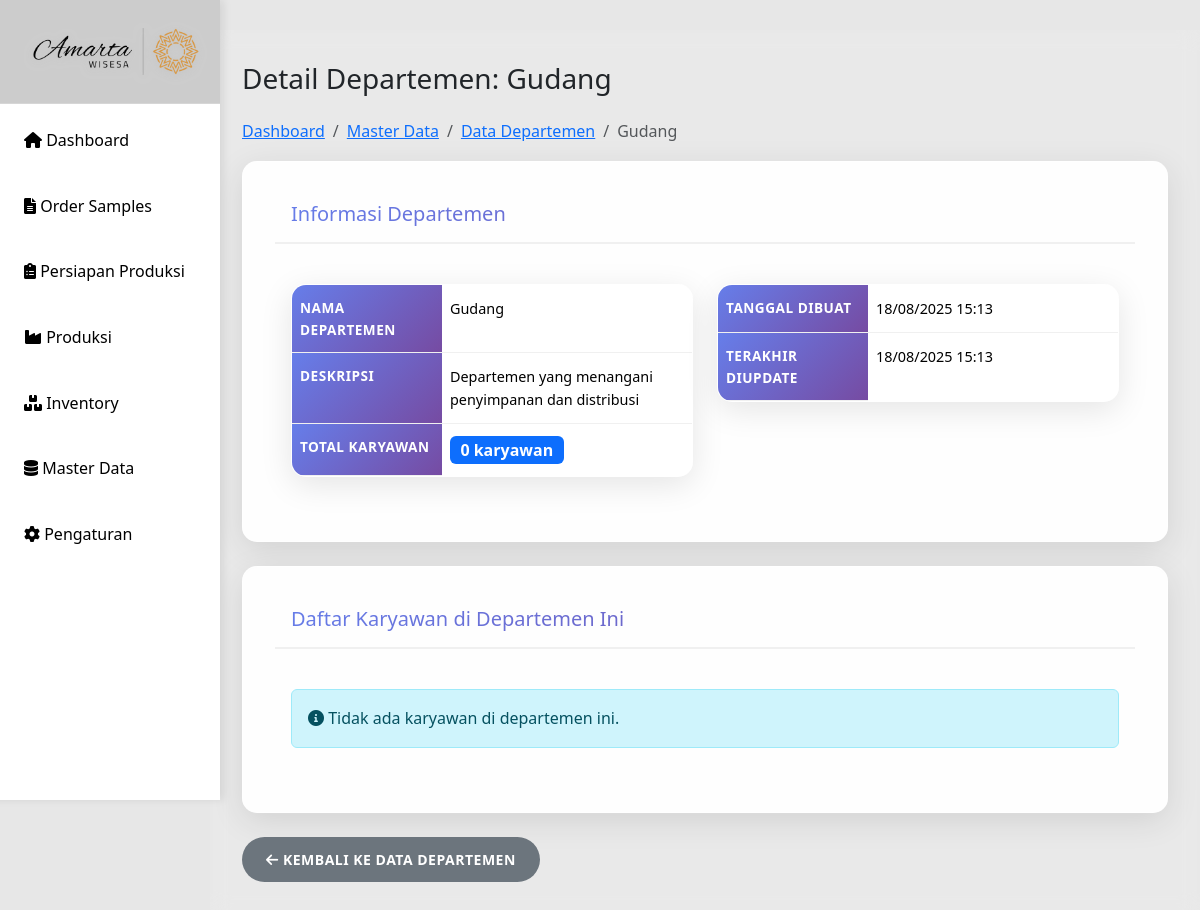
The app's page /detail-departemen.php?id=3, older data.
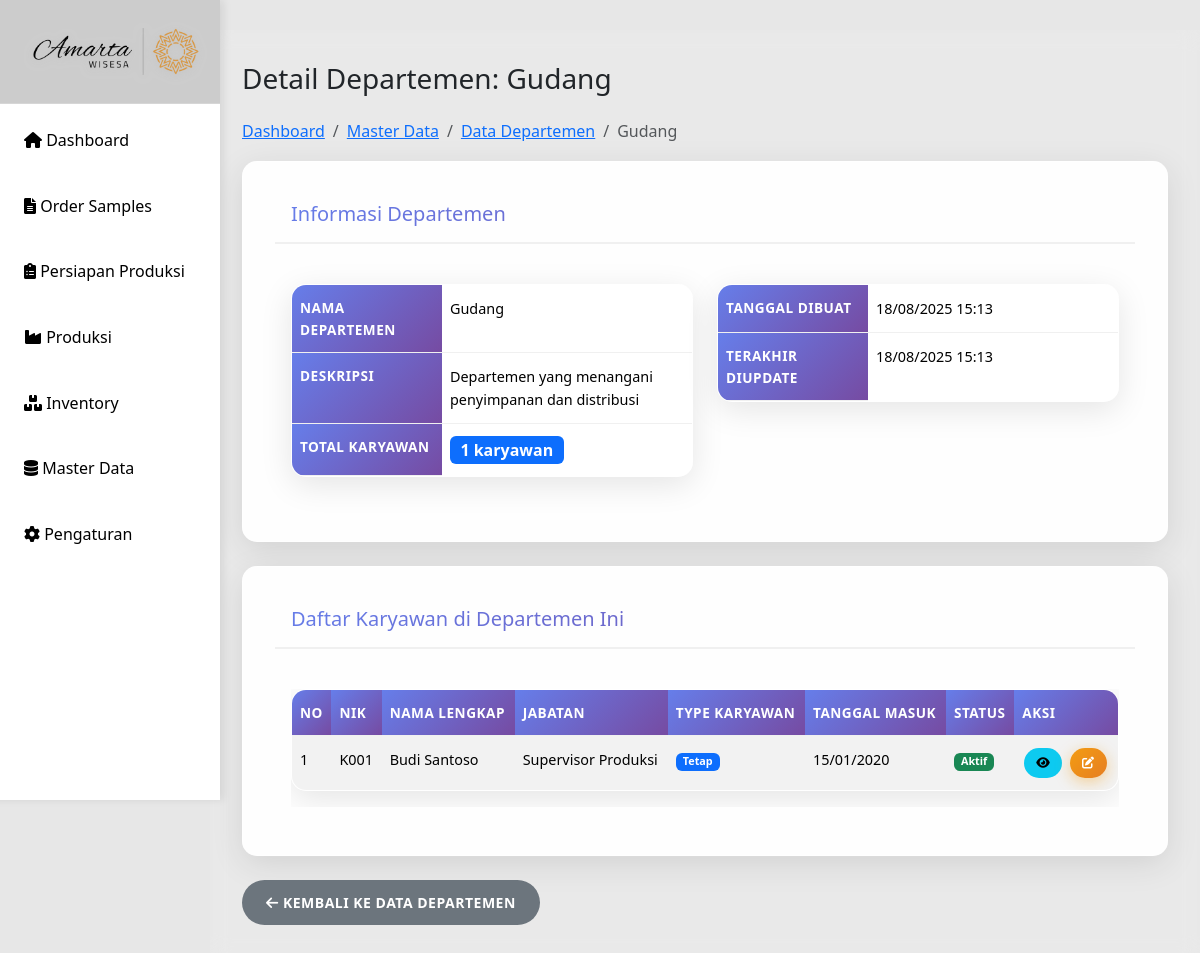
The same page, newer data.
### tables this page shows
CREATE TABLE `karyawan` (
  `id_karyawan` int(11) NOT NULL,
  `nik` varchar(200) NOT NULL,
  `nama_lengkap` varchar(100) NOT NULL,
  `jenis_kelamin` enum('L','P') NOT NULL,
  `tempat_lahir` varchar(50) DEFAULT NULL,
  `tanggal_lahir` date DEFAULT NULL,
  `alamat` text DEFAULT NULL,
  `no_telepon` varchar(20) DEFAULT NULL,
  `email` varchar(100) DEFAULT NULL,
  `type_karyawan` enum('tetap','harian','borongan') NOT NULL,
  `status_karyawan` enum('aktif','nonaktif','cuti','keluar') DEFAULT 'aktif',
  `tanggal_masuk` date NOT NULL,
  `tanggal_keluar` date DEFAULT NULL,
  `id_jabatan` int(11) DEFAULT NULL,
  `id_departemen` int(11) DEFAULT NULL,
  `foto` varchar(255) DEFAULT NULL,
  `created_at` timestamp NOT NULL DEFAULT current_timestamp(),
  `updated_at` timestamp NOT NULL DEFAULT current_timestamp() ON UPDATE current_timestamp()
);

CREATE TABLE `jabatan` (
  `id_jabatan` int(11) NOT NULL,
  `nama_jabatan` varchar(100) NOT NULL,
  `deskripsi` text DEFAULT NULL,
  `created_at` timestamp NOT NULL DEFAULT current_timestamp(),
  `updated_at` timestamp NOT NULL DEFAULT current_timestamp() ON UPDATE current_timestamp()
);

### detail-departemen.php (the view, shortened to what the changed rows need)
<?php
include 'config/db.php';
include 'includes/header.php';
$id_departemen = isset($_GET['id']) ? intval($_GET['id']) : 0;
$sql = "SELECT * FROM departemen WHERE id_departemen = ?";
$stmt = mysqli_prepare($conn, $sql);
mysqli_stmt_bind_param($stmt, "i", $id_departemen);
mysqli_stmt_execute($stmt);
$result = mysqli_stmt_get_result($stmt);
$departemen = mysqli_fetch_assoc($result);
$sql = "SELECT k.*, j.nama_jabatan
        FROM karyawan k
        LEFT JOIN jabatan j ON k.id_jabatan = j.id_jabatan
        WHERE k.id_departemen = ?
        ORDER BY k.nama_lengkap";
$stmt = mysqli_prepare($conn, $sql);
mysqli_stmt_bind_param($stmt, "i", $id_departemen);
mysqli_stmt_execute($stmt);
$result = mysqli_stmt_get_result($stmt);
$karyawanList = mysqli_fetch_all($result, MYSQLI_ASSOC);
$totalKaryawan = count($karyawanList);
?>
<div class="main-content">
    <div class="row">
        <div class="col-12">
            <h1 class="h3 mb-4">Detail Departemen: <?= htmlspecialchars($departemen['nama_departemen']); ?></h1>
            <div class="card mb-4">
                <div class="card-body">
                    <div class="row">
                        <div class="col-md-6">
                            <table class="table table-borderless">
                                <tr>
                                    <th width="150">Nama Departemen</th>
                                </tr>
                                <tr>
                                    <th>Deskripsi</th>
                                </tr>
                                <tr>
                                    <th>Total Karyawan</th>
                                    <td>
                                        <span class="badge bg-primary fs-6">
                                            <?= $totalKaryawan; ?> karyawan
                                        </span>
                                    </td>
                                </tr>
                            </table>
                        </div>
                        <div class="col-md-6">
                            <table class="table table-borderless">
                                <tr>
                                    <th width="150">Tanggal Dibuat</th>
                                </tr>
                                <tr>
                                    <th>Terakhir Diupdate</th>
                                </tr>
                            </table>
                        </div>
                    </div>
                </div>
            </div>
            <div class="card">
                <div class="card-body">
                    <?php if ($totalKaryawan > 0): ?>
                        <div class="table-responsive">
                            <table class="table table-striped table-hover" id="tabelKaryawanDept">
                                <thead>
                                    <tr>
                                        <th>No</th>
                                        <th>NIK</th>
                                        <th>Nama Lengkap</th>
                                        <th>Jabatan</th>
                                        <th>Type Karyawan</th>
                                        <th>Tanggal Masuk</th>
                                        <th>Status</th>
                                        <th>Aksi</th>
                                    </tr>
                                </thead>
                                <tbody>
                                    <?php $no = 1; foreach ($karyawanList as $karyawan): ?>
                                    <tr>
                                        <td><?= $no++; ?></td>
                                        <td><?= htmlspecialchars($karyawan['nik']); ?></td>
                                        <td><?= htmlspecialchars($karyawan['nama_lengkap']); ?></td>
                                        <td><?= htmlspecialchars($karyawan['nama_jabatan']); ?></td>
                                        <td>
                                            <span class="badge bg-<?= $karyawan['type_karyawan'] == 'tetap' ? 'primary' : 'secondary'; ?>">
                                                <?= ucfirst($karyawan['type_karyawan']); ?>
                                            </span>
                                        </td>
                                        <td><?= date('d/m/Y', strtotime($karyawan['tanggal_masuk'])); ?></td>
                                        <td>
                                            <span class="badge bg-<?= $karyawan['status_karyawan'] == 'aktif' ? 'success' : 'danger'; ?>">
                                                <?= ucfirst($karyawan['status_karyawan']); ?>
                                            </span>
                                        </td>
                                        <td>
                                            <a href="detail-karyawan.php?id=<?= $karyawan['id_karyawan']; ?>" class="btn btn-sm btn-info">
                                                <i class="fas fa-eye"></i>
                                            </a>
                                            <a href="edit-karyawan.php?id=<?= $karyawan['id_karyawan']; ?>" class="btn btn-sm btn-warning">
                                                <i class="fas fa-edit"></i>
                                            </a>
                                        </td>
                                    </tr>
                                    <?php endforeach; ?>
                                </tbody>
                            </table>
                        </div>
                    <?php else: ?>
                        <div class="alert alert-info">
                            <i class="fas fa-info-circle"></i> Tidak ada karyawan di departemen ini.
                        </div>
                    <?php endif; ?>
                </div>
            </div>
        </div>
    </div>
</div>
<?php
include 'includes/footer.php';
?>

Row changes from the older to the newer data that the page shows:
now on this page (row edited): karyawan: nik "K001", nama_lengkap "Budi Santoso", id_jabatan.nama_jabatan "Supervisor Produksi", type_karyawan "Tetap", tanggal_masuk "15/01/2020", status_karyawan "Aktif"
Text that changed along with them:
$totalKaryawan: "0" → "1"
text no longer shown: "Tidak ada karyawan di departemen ini."
text now shown: "NO NIK NAMA LENGKAP JABATAN TYPE KARYAWAN TANGGAL MASUK STATUS AKSI"
